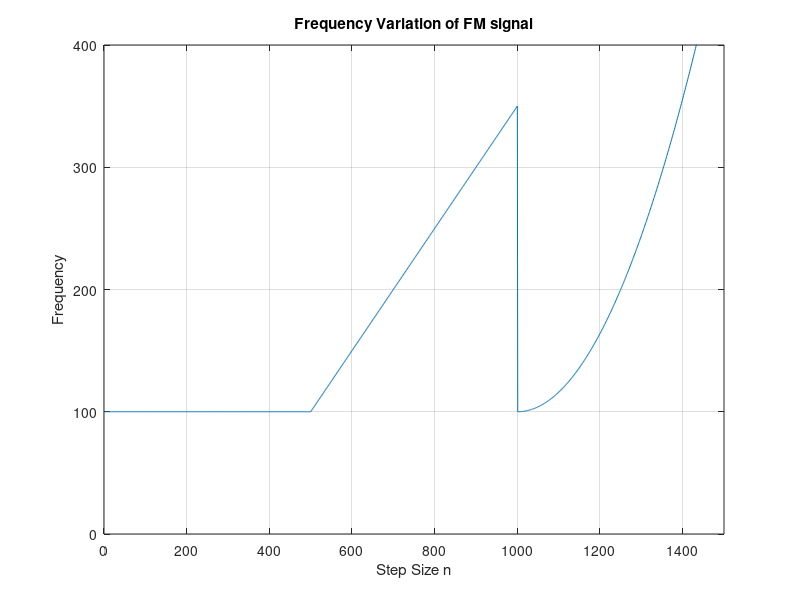

MATLAB code for this plot: (Note: this script raises an error after producing the figure.)
% ASPMI Exercise 4.3c
% Implement the DFT-CLMS algorithm given in (54) for the frequency 
% modulated signal from Part 4.2 a). Plot the magnitude of the weight
% vector w(n) at every time instant to create a time-frequency diagram
% as in Part 4.2 b).

% Generate FM signal
N = 1500;
fs = 1000; % 1kHz sampling frequency
% Generate f
f = zeros(N,1);
f(1:500) = 100; % 1 ? n ? 500
% 501 <= n <= 1000
for n = 501:1000
    f(n) = 100 + (n-500)/2;
end
% 1001 <= n <= 1500
for n = 1001:1500
    f(n) = 100 + ((n-1000)/25)^2;
end

% Plot frequency variation
figure(1)
n = 1:N;
plot(n,f)
title('Frequency Variation of FM signal')
xlabel('Step Size n')
ylabel('Frequency')
axis([0 1500 0 400])
grid on;

% Generate phi
phi = cumsum(f);
% Generate eta - white noise with zero mean and variance = 0.05
sigma2 = 0.05;
eta = sqrt(0.05/2)*(randn(N,1)+1i*randn(N,1));
% Generate y
y = exp(1i.*2.*pi.*phi/fs) + eta;

% Use DFT-CLMS algorithm
bins = 1024;
mu = 0.001;
[ yhat,e,wmat] = dft_clms(y,mu,bins);
wmat = wmat(:,2:end);
H = abs(wmat);

% Plot time-frequency diagram
figure(2)
title('Time-frequency plot of FM Signal')
n= 1:1500;
f = 0:fs/bins:fs-fs/bins;
mesh(n,f,H)
xlabel('Step Size n')
ylabel('Frequency')
axis([0 1500 0 500 -inf inf])
view(2)